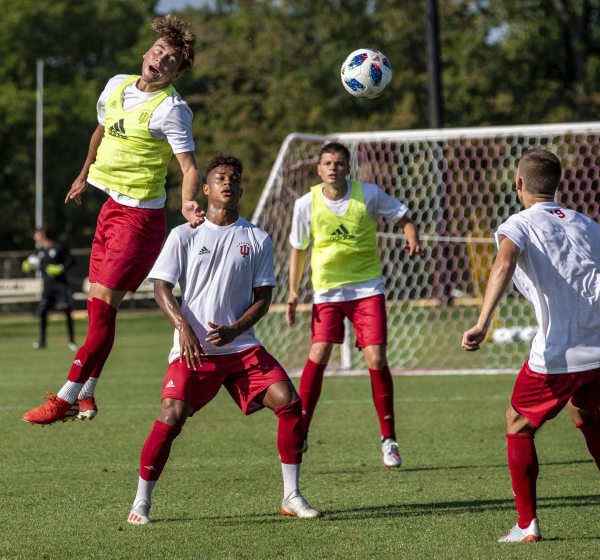
#> input picture soccer_practice.jpg, 1200 x 1119 px (shown at 1/2 size)
$ jupyter execute 'Tutorial 7.ipynb'
#> lines starting #> are read from the running program, lines starting #| are printed output that depends on the picture; pictures that were not available may be replaced by others from this repository, and a replacement may not be noted
[cell 1]
import numpy as np
import cv2

[cell 2]
img = cv2.resize(cv2.imread('soccer_practice.jpg', 0), (0,0), fx=0.8, fy=0.8)
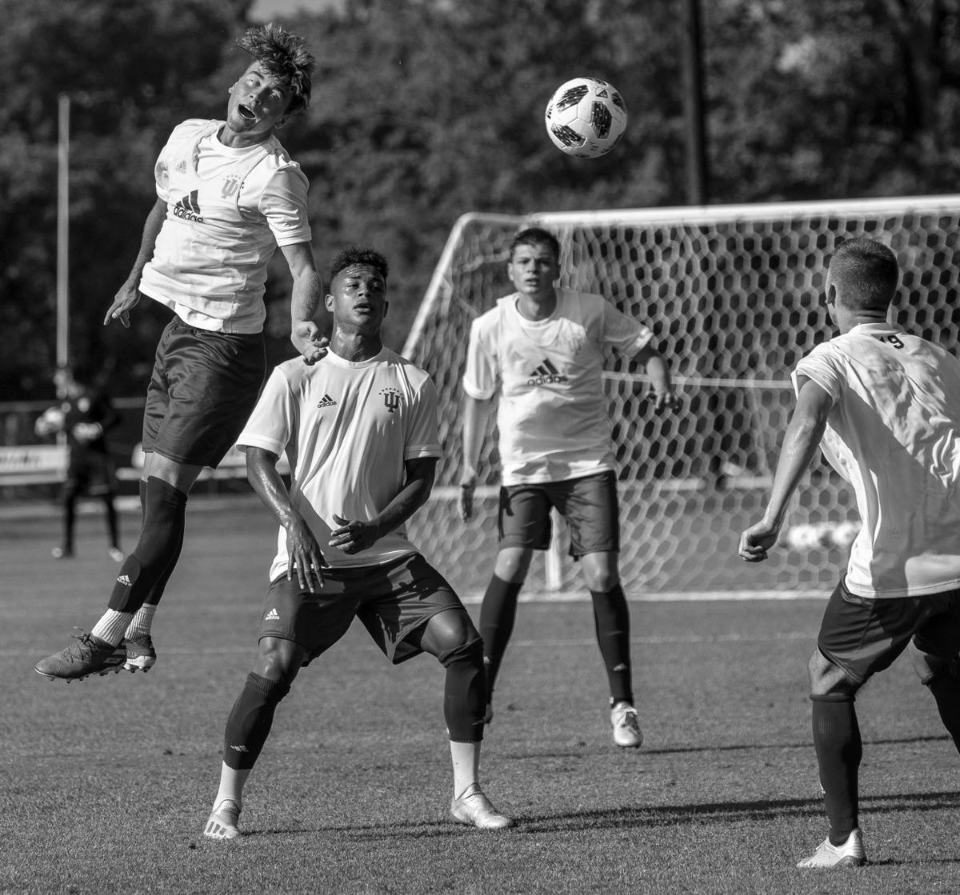
#> img: shape (895, 960); min 0, max 255, mean 95
template = cv2.resize(cv2.imread('ball.PNG', 0),(0,0), fx=0.8, fy=0.8)
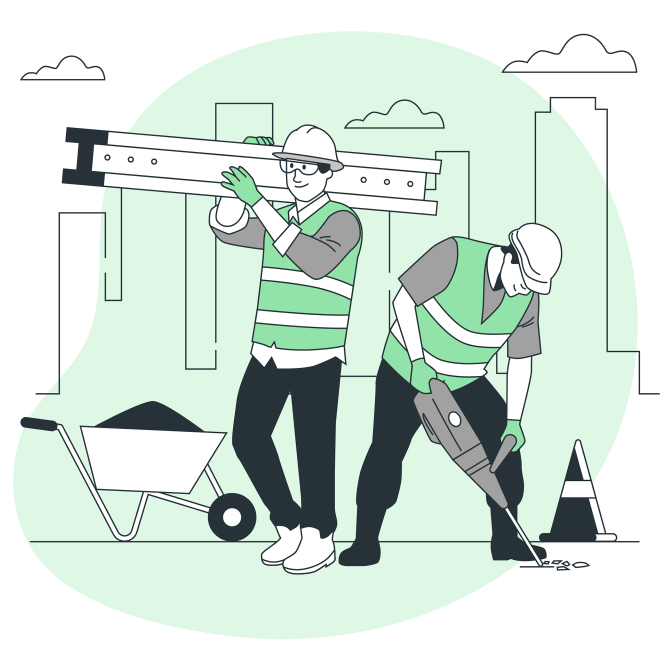
#> input picture C.jpg, 2000 x 2000 px, given in place of ball.PNG, which was not available (shown at 1/3 size)
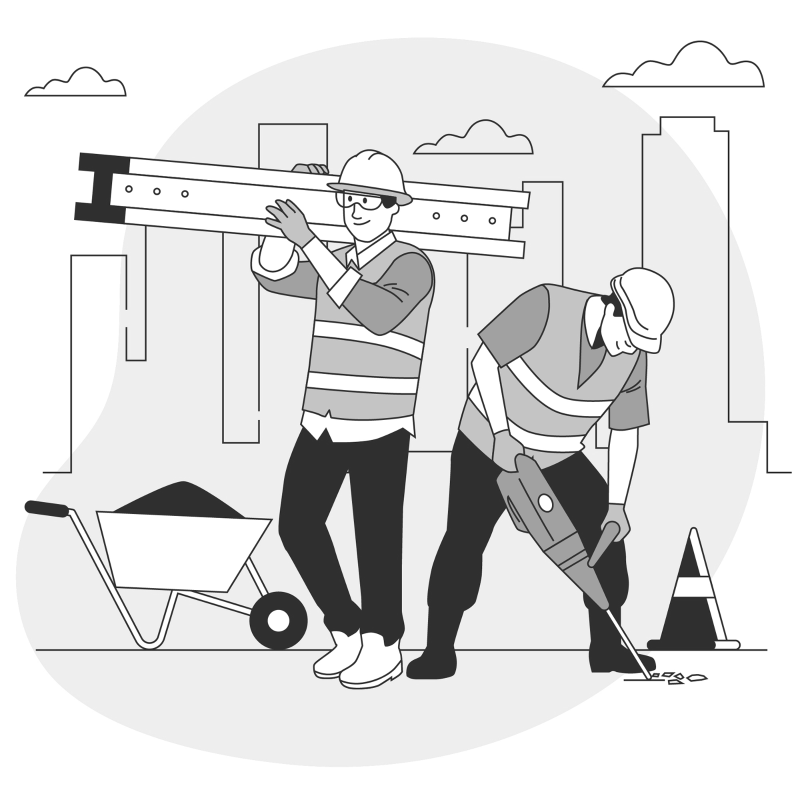
#> template: shape (1600, 1600) (shown at 1/2 size); min 17, max 255, mean 220.9
h, w = template.shape
#> h = 1600; w = 1600

[cell 3]
methods = [cv2.TM_CCOEFF, cv2.TM_CCOEFF_NORMED, cv2.TM_CCORR, cv2.TM_CCORR_NORMED, cv2.TM_SQDIFF, cv2.TM_SQDIFF_NORMED]

[cell 4]
for method in methods:
    img2 = img.copy()

    result = cv2.matchTemplate(img2, template, method)
    min_val, max_val, min_loc, max_loc = cv2.minMaxLoc(result)
    if method in (cv2.TM_SQDIFF, cv2.TM_SQDIFF_NORMED):
        location = min_loc
    else:
        location = max_loc

    bottom_right = (location[0] + w, location[1] + h)
    cv2.rectangle(img2, location, bottom_right, 255, 5)
    cv2.imshow('Match', img2)
    cv2.waitKey(0)
    cv2.destroyAllWindows()
#> this loop made 6 passes
#> (min_val, max_val, min_loc, location, bottom_right) on passes 1 to 4: (-618540416, 140237936, (94, 567), (546, 581), (2146, 2181)), (-0.174, 0.0373, (94, 567), (546, 581), (2146, 2181)), (1.45e+10, 1.86e+10, (452, 465), (0, 0), (1600, 1600)), (0.772, 0.844, (458, 419), (640, 0), (2240, 1600))
#> (min_val, max_val, max_loc, location, bottom_right) on passes 5 to 6: (1.49e+10, 2.08e+10, (0, 3), (537, 528), (2137, 2128)), (0.785, 0.941, (0, 13), (541, 533), (2141, 2133))
#> pass 1, `result = cv2.matchTemplate(img2, template, method)`:
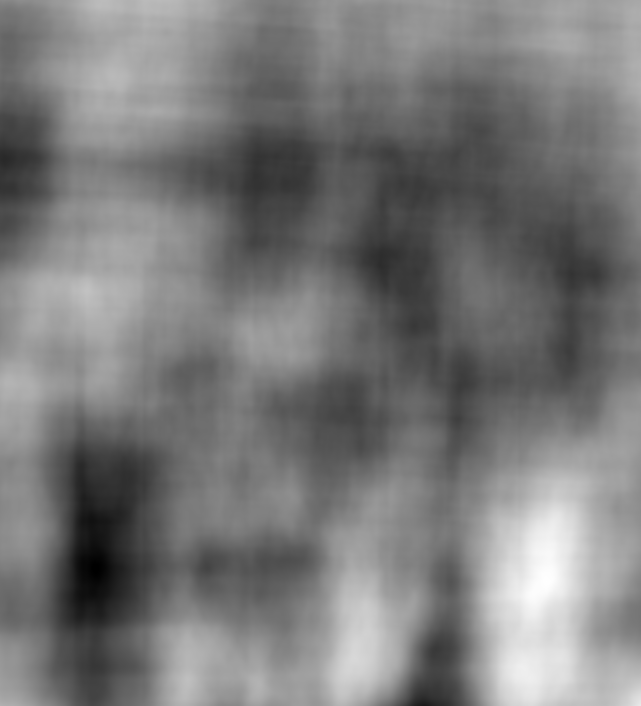
#> result: shape (706, 641) float32; min -618540416, max 140237936, mean -256456128; drawn with min black and max white
#> pass 1, `cv2.imshow('Match', img2)`:
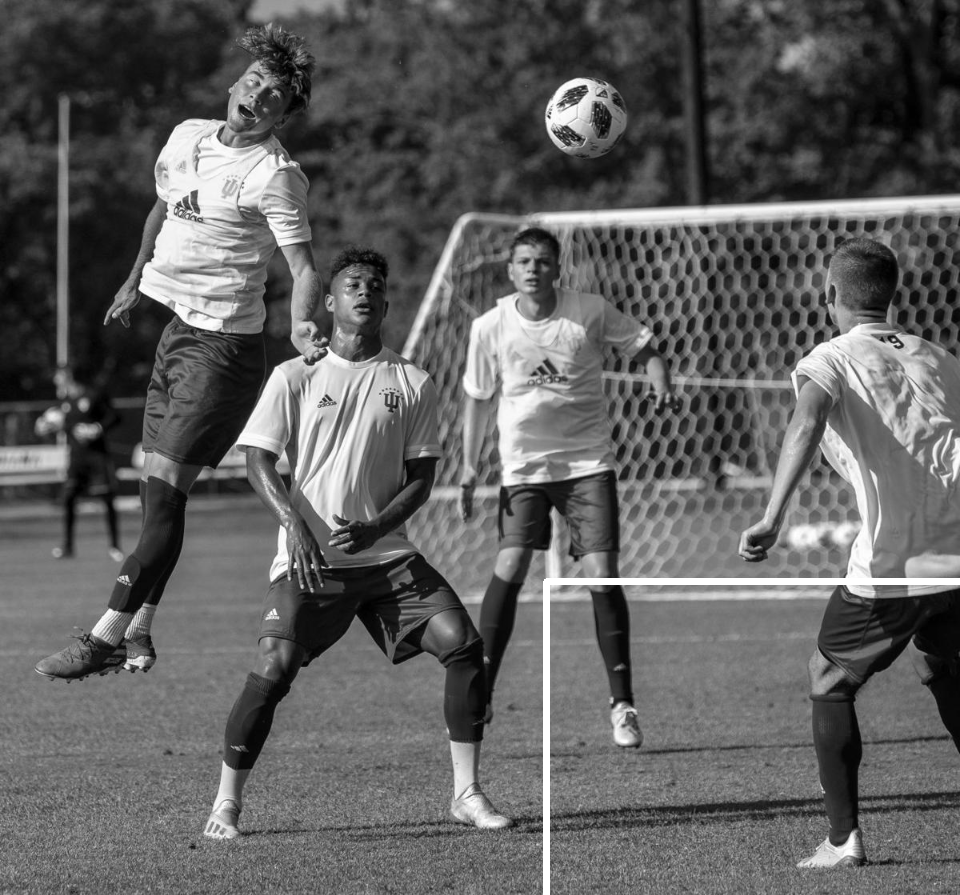
#> window 'Match': shape (895, 960); min 0, max 255, mean 95.7
#> pass 2, `result = cv2.matchTemplate(img2, template, method)`:
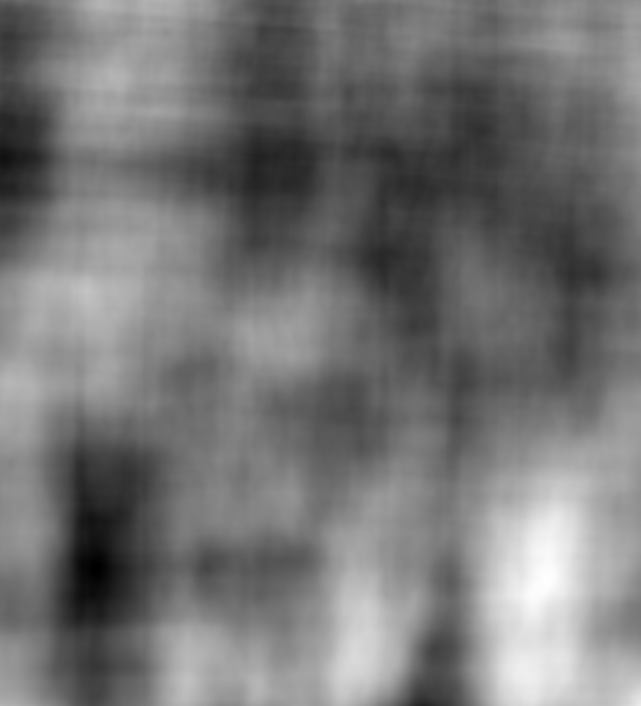
#> result: shape (706, 641) float32; min -0.174, max 0.0373, mean -0.0765; drawn with min black and max white
#> pass 3, `result = cv2.matchTemplate(img2, template, method)`:
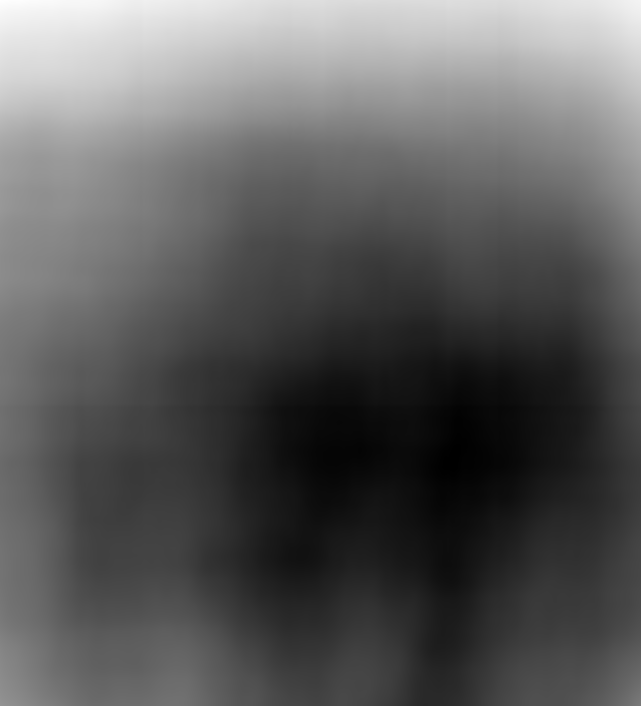
#> result: shape (706, 641) float32; min 1.45e+10, max 1.86e+10, mean 1.6e+10; drawn with min black and max white
#> after the loop:
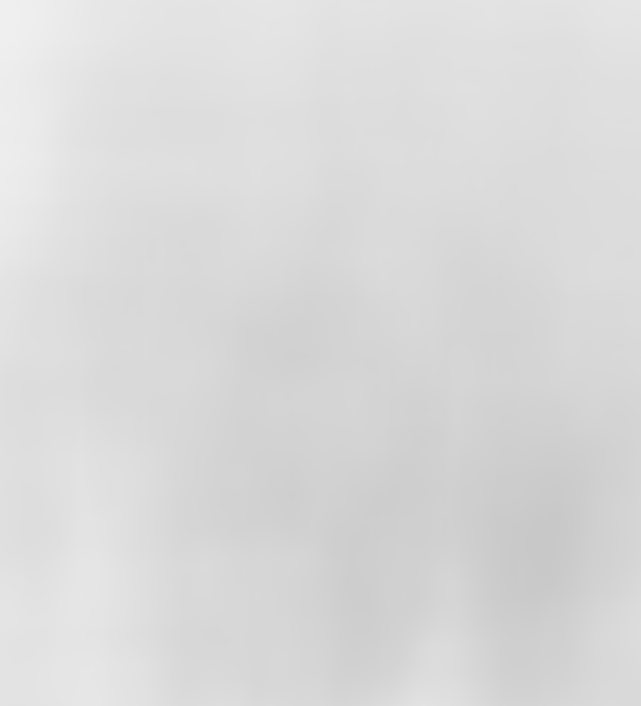
#> result: shape (706, 641) float32; min 0.785, max 0.941, mean 0.855
